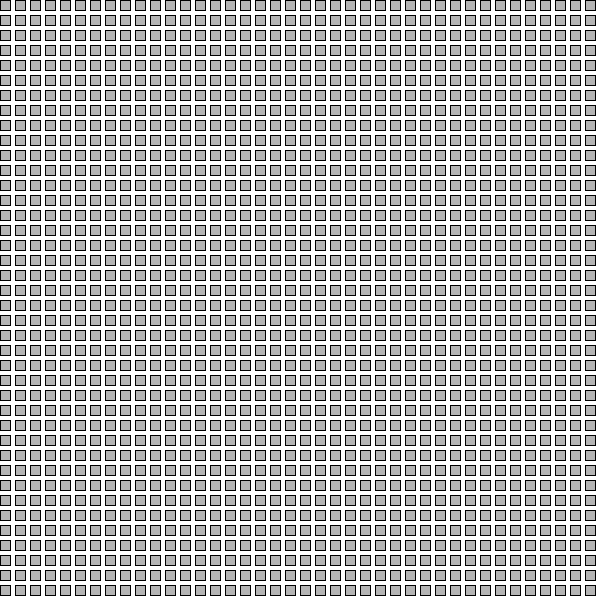
Frame 1 (no input)
Frame 60 (the mouse pressed at the canvas centre just before this capture): identical to frame 1, image omitted
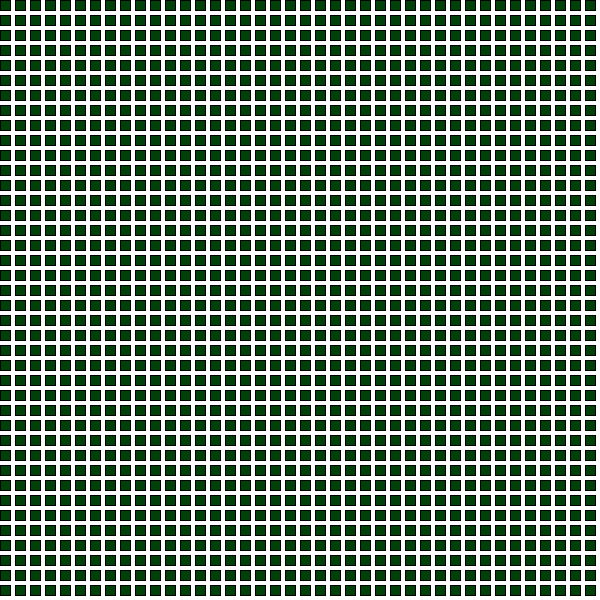
Frame 120 (the mouse held since frame 60 and released just before this capture)

The Processing sketch that drew these frames (run headless with seeded random() and noise(); from frame 60 on, the mouse is pressed at the canvas centre):

// Processing sketch: processing_71849
// ── processing_71849.pde

//Devon Kelley HW #4

void setup(){
size(600,600);
smooth();
background(255);
}

void draw(){
  for(int x=0; x<600; x+=15){
    for(int y=0; y<600; y+=15){
     if(mouseX>x && mouseX<x+10 && mouseY>y && mouseY<y+10){
       fill(0,70,255);
     }else if(mousePressed){
       fill(0,65,10);
     }else{
       fill(180);
     }
    rect(x,y,10,10);
    }
  }
}
